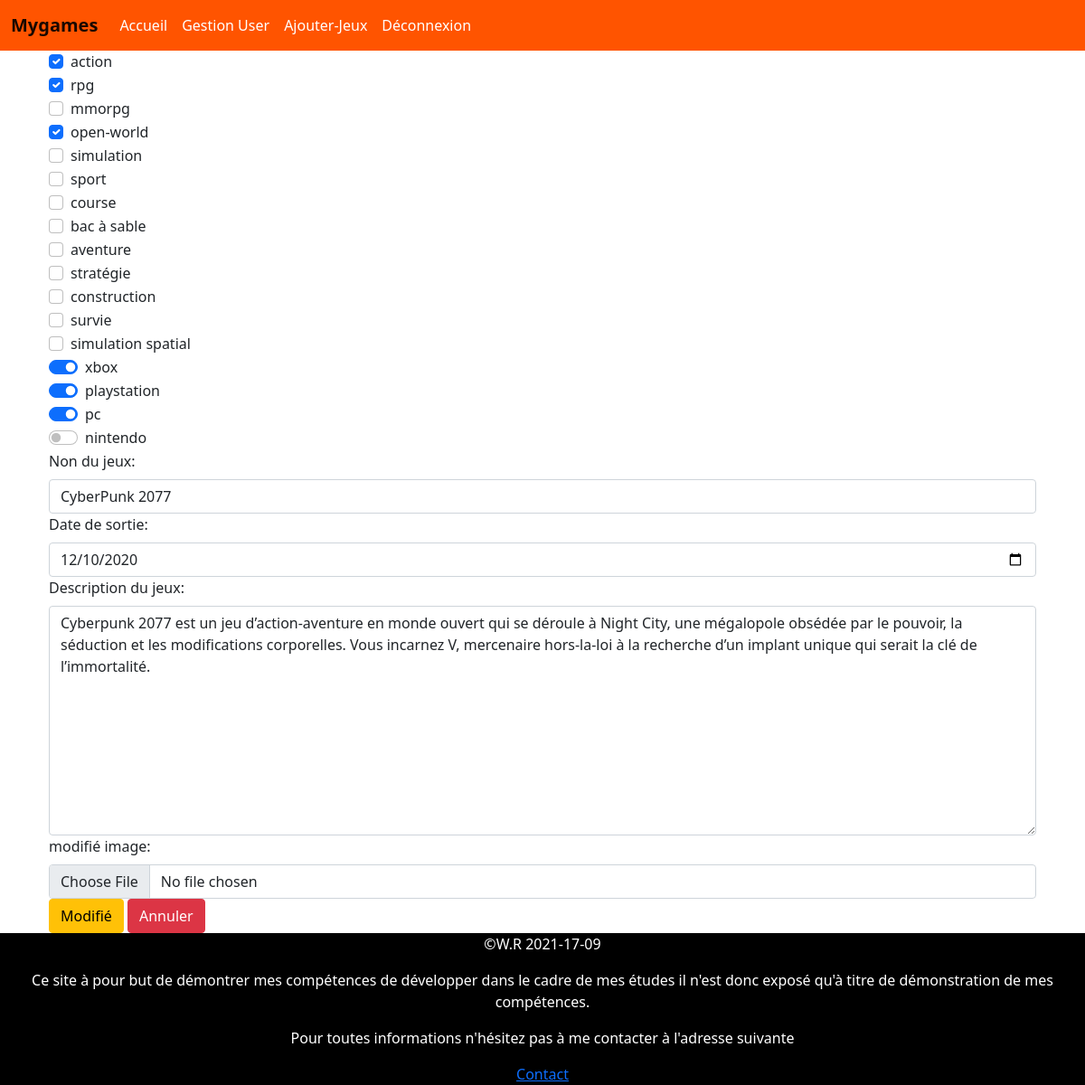
Screenshot of /admin/update.php?id=1 (signed in) with the database file from the repository.
### tables this page shows
CREATE TABLE IF NOT EXISTS `game_genre` (
  `FK_genre` int(11) DEFAULT NULL,
  `FK_game` int(11) DEFAULT NULL,
  KEY `FK_genre` (`FK_genre`),
  KEY `FK_game` (`FK_game`)
);

CREATE TABLE IF NOT EXISTS `genre` (
  `PK_genre` int(11) NOT NULL AUTO_INCREMENT,
  `name_genre` varchar(150) DEFAULT NULL,
  PRIMARY KEY (`PK_genre`)
);

CREATE TABLE IF NOT EXISTS `game_consoles` (
  `PK_game_consoles` int(11) NOT NULL AUTO_INCREMENT,
  `FK_game` int(11) DEFAULT NULL,
  `FK_consoles` int(11) DEFAULT NULL,
  PRIMARY KEY (`PK_game_consoles`),
  KEY `FK_game` (`FK_game`),
  KEY `FK_consoles` (`FK_consoles`)
);

CREATE TABLE IF NOT EXISTS `consoles` (
  `PK_consoles` int(11) NOT NULL AUTO_INCREMENT,
  `names_consoles` varchar(150) DEFAULT NULL,
  PRIMARY KEY (`PK_consoles`)
);

CREATE TABLE IF NOT EXISTS `game` (
  `PK_game` int(11) NOT NULL AUTO_INCREMENT,
  `name_game` varchar(150) DEFAULT NULL,
  `describe_game` text,
  `date_game` date DEFAULT NULL,
  `img_game` varchar(255) NOT NULL,
  `bg_game` varchar(255) NOT NULL,
  PRIMARY KEY (`PK_game`)
);

### admin/update.php (the view, shortened to what this page needs)
<?php
if(isset($_GET['id']) and !empty($_GET['id'])){
    require "../connection.php";
    $idGame=htmlspecialchars($_GET['id']);
    $verifId = ('SELECT * from game where PK_game=?');
    $verifIdRequest = $bd -> prepare($verifId);
    $verifIdRequest -> execute([$idGame]);
    if(!$don = $verifIdRequest -> fetch()){
        header("HTTP/1.1 404 Not Found");
    }
}else{
    header("HTTP/1.1 404 Not Found");
}
include "includes/header.php";
echo'
<main class="container">
<div class="row m-auto">';
echo'
<form action="traitementUpdate.php?id='.$don['PK_game'].'" method="post" enctype="multipart/form-data">
';
echo'
<div class="col-12">';
    $viewGenre = ('SELECT * FROM game_genre gg RIGHT JOIN genre g ON g.PK_genre  = gg.FK_genre AND gg.FK_game = ?');
$verifGenre = $bd -> prepare($viewGenre);
$verifGenre -> execute([$idGame]);
while($donSelectGenre = $verifGenre ->fetch()){
    if ($idGame == $donSelectGenre['FK_game'])
    {
        echo '<div class="form-check">';
        echo '<input class="form-check-input" type="checkbox" name="genres[]" value="'.$donSelectGenre['PK_genre'].'" checked>';
        echo '<label class="form-check-label">'.$donSelectGenre['name_genre'].'</label>';
        echo '</div>';
    } else {
        echo '<div class="form-check">';
        echo '<input class="form-check-input" type="checkbox" name="genres[]" value="'.$donSelectGenre['PK_genre'].'">';
        echo '<label class="form-check-label">'.$donSelectGenre['name_genre'].'</label>';
        echo '</div>';
    }
}
$viewConsoles = ('SELECT * FROM game_consoles gc RIGHT JOIN consoles cons ON cons.PK_consoles  = gc.FK_consoles AND gc.FK_game = ?');
$verifConsoles = $bd -> prepare($viewConsoles);
$verifConsoles -> execute([$idGame]);
while($donSelectConsoles = $verifConsoles ->fetch()){
    if ($idGame == $donSelectConsoles['FK_game'])
    {
        echo '<div class="form-check form-switch">';
        echo '<input class="form-check-input" type="checkbox" name="consoles[]" value="'.$donSelectConsoles['PK_consoles'].'" checked>';
        echo '<label class="form-check-label">'.$donSelectConsoles['names_consoles'].'</label>';
        echo '</div>';
    } else {
        echo '<div class="form-check form-switch">';
        echo '<input class="form-check-input" type="checkbox" name="consoles[]" value="'.$donSelectConsoles['PK_consoles'].'">';
        echo '<label class="form-check-label">'.$donSelectConsoles['names_consoles'].'</label>';
        echo '</div>';
    }
}
echo'
</div>
    </label>
    <label for="name_game" class="form-label">Non du jeux:</label>
    <input  class="form-control" type="text" name="name_game" id="name_game" value="'.$don['name_game'].'">
    <label for="date_game" class="form-label">Date de sortie:</label>
    <input   class="form-control" type="date" name="date_game" id="date_game" value="'.$don['date_game'].'">
    <label for="describe_game" class="form-label">Description du jeux:</label>
    <textarea class="form-control" name="describe_game" id="describe_game" cols="30" rows="10">'.$don['describe_game'].'</textarea>
    <label for="describe_game" class="form-label">modifié image:</label>
    <input class="form-control" type="file" name="img_game" id="img_game">
    <button type="submit" class="btn btn-warning">Modifié</button>
    <a href="dashboard.php" class="btn btn-danger">Annuler</a>
    </form>
    </div>
    </main>
    ';
include "includes/footer.php";
?>

### rows the page displays
game_genre: FK_genre.name_genre "action"
game_genre: FK_genre.name_genre "rpg"
genre: name_genre "mmorpg"
game_genre: FK_genre.name_genre "open-world"
genre: name_genre "simulation"
genre: name_genre "sport"
genre: name_genre "course"
genre: name_genre "bac à sable"
genre: name_genre "aventure"
genre: name_genre "stratégie"
genre: name_genre "construction"
genre: name_genre "survie"
genre: name_genre "simulation spatial"
game_consoles: FK_consoles.names_consoles "xbox"
game_consoles: FK_consoles.names_consoles "playstation"
game_consoles: FK_consoles.names_consoles "pc"
consoles: names_consoles "nintendo"
game: name_game "CyberPunk 2077", date_game "12/10/2020", describe_game "Cyberpunk 2077 est un jeu d’action-aventure en monde ouvert qui se déroule à Night City, une mégalopole obsédée par le pouvoir, la séduction et les modifications corporelles. Vous incarnez V, mercenaire hors-la-loi à la recherche d’un implant unique qui serait la clé de l’immortalité."
